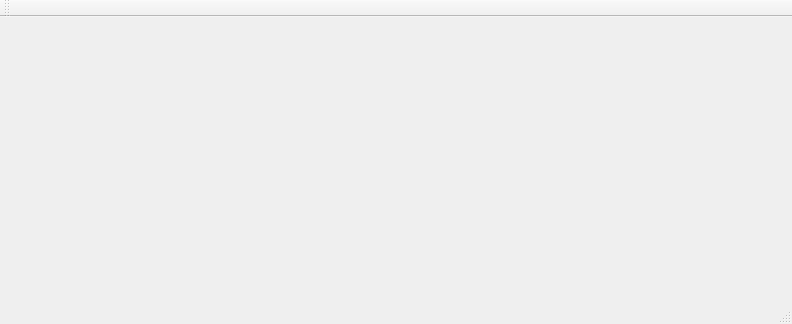
<?xml version="1.0" encoding="UTF-8"?>
<ui version="4.0">
 <class>TestsClass</class>
 <widget class="QMainWindow" name="TestsClass">
  <property name="geometry">
   <rect>
    <x>0</x>
    <y>0</y>
    <width>792</width>
    <height>324</height>
   </rect>
  </property>
  <property name="windowTitle">
   <string>Tests</string>
  </property>
  <widget class="QWidget" name="centralWidget">
   <widget class="QxtMultispanSlider" name="routeMarkers" native="true">
    <property name="geometry">
     <rect>
      <x>10</x>
      <y>20</y>
      <width>775</width>
      <height>40</height>
     </rect>
    </property>
   </widget>
   <widget class="QxtMultispanSlider" name="colourMarkers" native="true">
    <property name="geometry">
     <rect>
      <x>10</x>
      <y>180</y>
      <width>775</width>
      <height>40</height>
     </rect>
    </property>
   </widget>
   <widget class="QxtGradientBar" name="gradientWidget" native="true">
    <property name="geometry">
     <rect>
      <x>10</x>
      <y>100</y>
      <width>775</width>
      <height>40</height>
     </rect>
    </property>
   </widget>
  </widget>
  <widget class="QMenuBar" name="menuBar">
   <property name="geometry">
    <rect>
     <x>0</x>
     <y>0</y>
     <width>792</width>
     <height>21</height>
    </rect>
   </property>
  </widget>
  <widget class="QToolBar" name="mainToolBar">
   <attribute name="toolBarArea">
    <enum>TopToolBarArea</enum>
   </attribute>
   <attribute name="toolBarBreak">
    <bool>false</bool>
   </attribute>
  </widget>
  <widget class="QStatusBar" name="statusBar"/>
 </widget>
 <layoutdefault spacing="6" margin="11"/>
 <customwidgets>
  <customwidget>
   <class>QxtGradientBar</class>
   <extends>QWidget</extends>
   <header location="global">qxtgradientbar.h</header>
   <container>1</container>
  </customwidget>
  <customwidget>
   <class>QxtMultispanSlider</class>
   <extends>QWidget</extends>
   <header location="global">qxtmultispanslider.h</header>
   <container>1</container>
  </customwidget>
 </customwidgets>
 <resources>
  <include location="tests.qrc"/>
 </resources>
 <connections/>
</ui>
